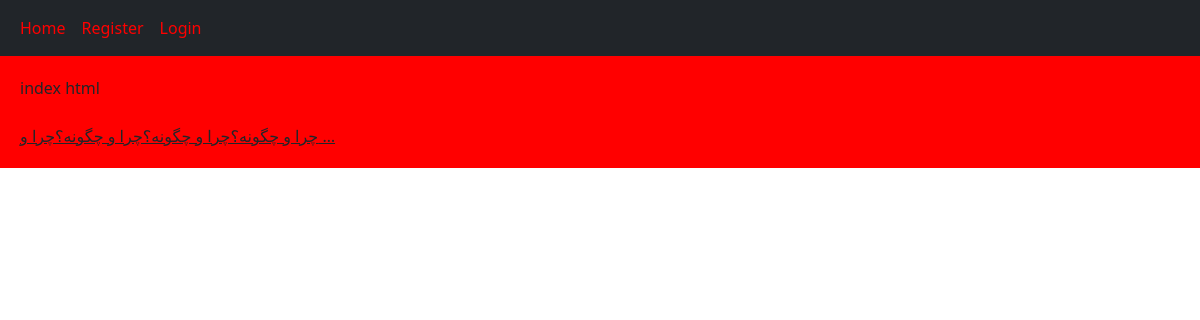
Page /home/ on the earlier database version.
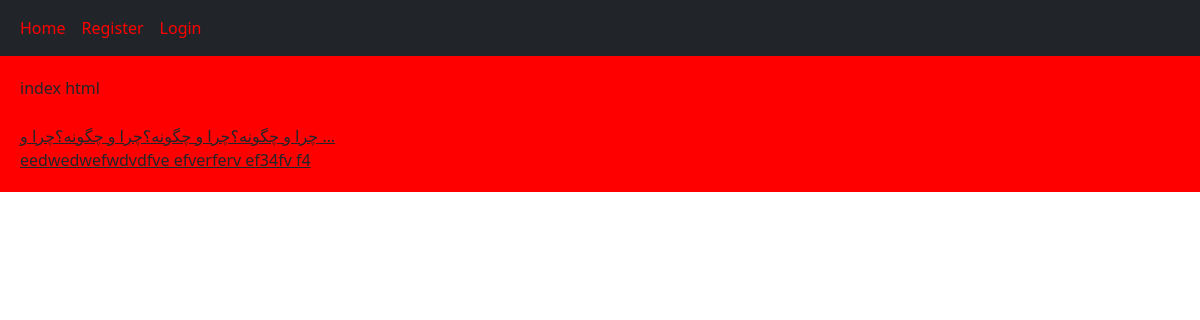
Same page on the later database version.
### home/models.py (models this page shows, shortened)
class Post(models.Model):
    user = models.ForeignKey(User, on_delete=models.CASCADE)
    body = models.TextField()
    slug = models.SlugField()
    createf = models.DateTimeField()
    updted = models.DateTimeField()

### home/views.py (the view)
# urls.py: path('', views.Home.as_view(), name='home'),
class Home(View):
    def get(self, request):
        post = Post.objects.all()
        return render(request, 'home/index.html', {'post': post})

### home/templates/home/index.html
{% extends 'base.html' %} {% block content %} index html <br /><br />
<div class="body">
  {% for posts in post %}
  <a href="{% url 'detail' posts.id posts.slug %}" class="card-body"
    >{{posts.body | truncatewords:8}}<br
  /></a>
  {% endfor %}
</div>
{% endblock %}

### templates/base.html (shortened to what this page needs)
<!DOCTYPE html>
<html>
  <head>
    <link
      href="https://cdn.jsdelivr.net/npm/bootstrap@5.2.2/dist/css/bootstrap.min.css"
      rel="stylesheet"
    />
  </head>
  <body>
    {% include 'inc/navbar.html' %}
    <div class="jumbotron">
      {% include 'inc/message.html' %} {% block content %} {% endblock %}
    </div>
  </body>
</html>

### templates/inc/navbar.html
<nav class="navbar navbar-expand-lg bg-dark">
  <div class="container-fluid">
    <div class="navbar-nav">
      <a class="nav-link active" style="color: red" href="{% url 'home' %}"
        >Home</a
      >
      {% if request.user.is_authenticated %}
      <a class="nav-link active" style="color: red" href="{% url 'logout' %}"
        >Logout</a
      >
      <a
        class="nav-link active"
        style="color: red"
        href="{% url 'profile' request.user.id %}"
        >Profile</a
      >
      {% else %}
      <a class="nav-link active" style="color: red" href="{% url 'register' %}"
        >Register</a
      >
      <a class="nav-link active" style="color: red" href="{% url 'login' %}"
        >Login</a
      >
      {% endif %}
    </div>
  </div>
</nav>

### templates/base.html (style rules this page uses)
.jumbotron { padding: 20px; margin-bottom: 20px; background-color: red; }

Differences in the rows shown:
added Post: body "eedwedwefwdvdfve efverferv ef34fv f4"
